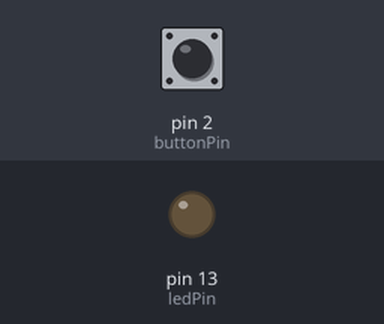
A sketch run on a simulated Arduino Uno, built with avr-gcc and run on an emulated ATmega328P. On the bench: output pins drawn as LEDs (lit = HIGH). Dashed ring = blinking. Inputs (shaded band) come from the test bench; at power-on: pin 2 (buttonPin) HIGH.

Above: at 0.1 s.
At 1.2 s:
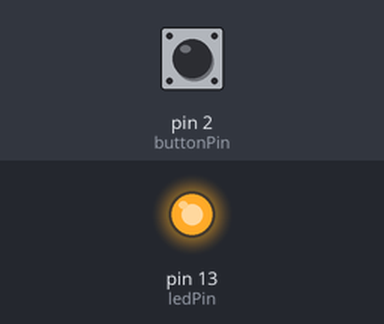
1.3 s: pin 2 (buttonPin) pulled LOW for 0.15 s
At 1.67 s:
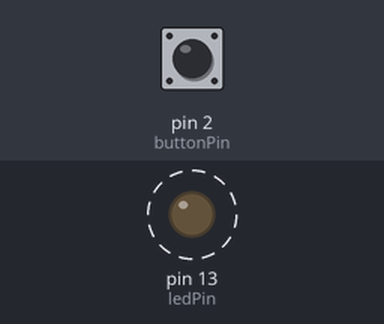
Timing chart, 0 to 10.3 s (numbered marks = the images above; inputs shaded):
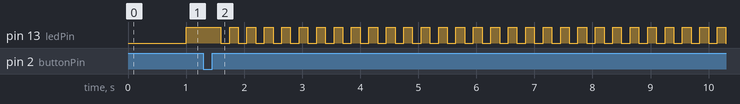

The sketch:

Workshop_Day_1.ino
```cpp
/***************************************************************************************************************************************************************************************************************************************************************************
Name: Arduion Trainig Workshop
Purpose: INtroduce students to the concept of Blink Led and push button
***************************************************************************************************************************************************************************************************************************************************************************/


int ledPin = 13;                // LED connected to digital pin 13
int ledPin2 =7;
int ledValue = LOW;             // previous value of the LED
long ledStartTime = 0;          // will store last time LED was updated
long ledBlinkInterval = 1000;   // interval at which to blink (milliseconds)

int buttonPin = 2;              // an active-high momentary pushbutton on pin 2
int buttonValue = HIGH;         // the current state of the button
long buttonPressTime = 0;       // will store the time that the button was pressed


void setup()
{
 pinMode(ledPin, OUTPUT);      // sets the digital pin as output
 pinMode(buttonPin, INPUT);      // sets the digital pin as output
}

void loop()
{
       // Check to see if the button is pressed.  If so, mark the time.  When the
       // button is released, calculate how long it was pressed, and make the led
       // blink at the same rate.
       buttonValue = digitalRead(buttonPin);

       // button press
       if (buttonValue==LOW && buttonPressTime==0) {
           buttonPressTime = millis();  // capture the time of the press
       }

       // button release
       if (buttonValue==HIGH && buttonPressTime!=0) {
         ledBlinkInterval = millis() - buttonPressTime;  // set the new flash interval
         buttonPressTime = 0;  // clear the button press time
         ledStartTime = millis();
       }

       // check to see if it's time to blink the LED; that is, is the difference
       // between the current time and last time we blinked the LED bigger than
       // the interval at which we want to blink the LED.
      if(millis() - ledStartTime > ledBlinkInterval)// check to see if LED interval time limit has passed
      {
              ledStartTime=millis(); //resetting LED state start time
              if (ledValue == LOW)//if LED is OFF
              {  ledValue = HIGH;
                digitalWrite(ledPin, ledValue);// turn it ON.
                digitalWrite(ledPin2, ledValue);
              }
              else// if LED is ON.
              {
                ledValue = LOW;
                digitalWrite(ledPin, ledValue); //Turn it OFF.
                digitalWrite(ledPin2, ledValue);
              }
       }
}
```

Measured:
- after the input at 1.3 s, pin 13 (ledPin): alternates HIGH for 0.15 s and LOW for 0.15 s, starting after 0.30 s
